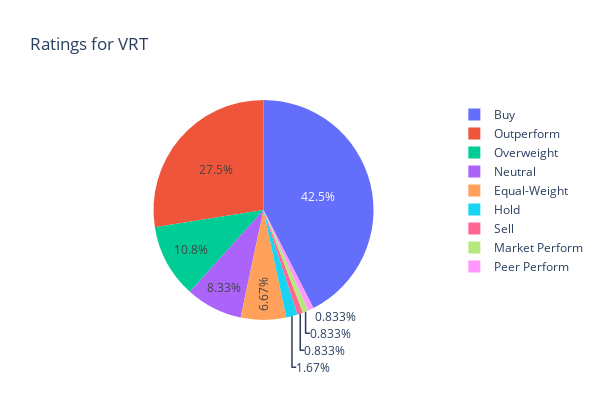

This figure's notebook cell:
### Markdown cell above
### Total Ratings

### Code cell
import plotly.express as px
from yfinance_utils import financials_utils

grades = financials_utils.get_analysts(STOCK)
values = grades.values()
keys = grades.keys()
ratigs1 = dict(zip(keys, values))

fig3 = px.pie(values=values, names=keys, title=f'Ratings for {STOCK}', width=600, height=400)
fig3.update_layout()

fig3.show()

### Figure 1 — Plotly figure (JSON) as saved in the notebook; plotly's stock layout.template omitted (floating-point values rounded to 4 significant figures)
{"data": [{"domain": {"x": [0, 1], "y": [0, 1]}, "hovertemplate": "label=%{label}<br>value=%{value}<extra></extra>", "labels": ["Sell", "Buy", "Equal-Weight", "Overweight", "Outperform", "Hold", "Neutral", "Market Perform", "Peer Perform"], "legendgroup": "", "name": "", "showlegend": true, "type": "pie", "values": [1, 51, 8, 13, 33, 2, 10, 1, 1]}], "layout": {"height": 400, "legend": {"tracegroupgap": 0}, "title": {"text": "Ratings for VRT"}, "width": 600}}
